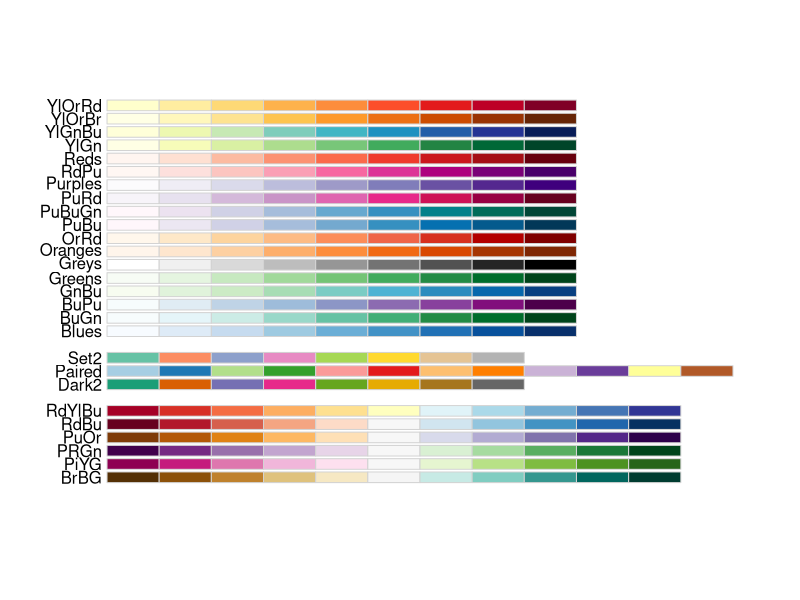

Here is the R script that generated this plot: (Note: this script raises an error after producing the figure.)
library(RColorBrewer)

display.brewer.all(colorblindFriendly = TRUE)

# plot token count for main characters across seasons
char_season_token_count %>%
  filter(type == "Main") %>%
  ggplot(aes(x = season, y = n, color = character)) +
  geom_point() +
  geom_line(aes(group = character))

# plot token percentage for main characters across seasons
clean_char_season_token_count %>%
  filter(type == "Main") %>%
  ggplot(aes(x = season, y = percentage, color = character)) +
  geom_point() +
  geom_line(aes(group = character)) +
  theme_minimal()

# selected characters
selected_chars <- c("Michael", "Dwight", "Jim", "Andy", "Pam", "Other")

# plot token percentage for main characters across seasons
char_season_token_count_v2 %>%
  ggplot(aes(x = as.numeric(season), y = percentage, fill = reorder(character, percentage))) +
  geom_col(position = "stack") +
  geom_text(aes(label = ifelse(character %in% selected_chars &
                                 percentage > 0.04, format(round(percentage, 1)), "")), 
            position = "stack", hjust = 1.1,
            color = "black", size = 3) +
  scale_fill_brewer(palette="Set2") +
  theme_minimal() + 
  coord_flip() + 
  ylab("percentage of talk") +
  scale_x_reverse("season", breaks = c(1, 2, 3, 4, 5, 6, 7, 8, 9)) +
  guides(fill = guide_legend(title = "Character", reverse = TRUE)) 

# plot percentage of talk time for main characters across seasons
talk_time_results %>%
  ggplot(aes(x = reorder(character, Estimate), y = Estimate)) +
  geom_point() +
  coord_flip() +
  geom_errorbar(aes(ymin = `2.5 %`, ymax = `97.5 %`), width = .2) +
  theme_minimal() +
  xlab("") +
  geom_text(aes(label = paste(format(round(Estimate, 2), nsmall = 2), significant))
            , hjust = -.2, vjust = -.2) +
  ylab("Percentage of talk time alloted per season")
